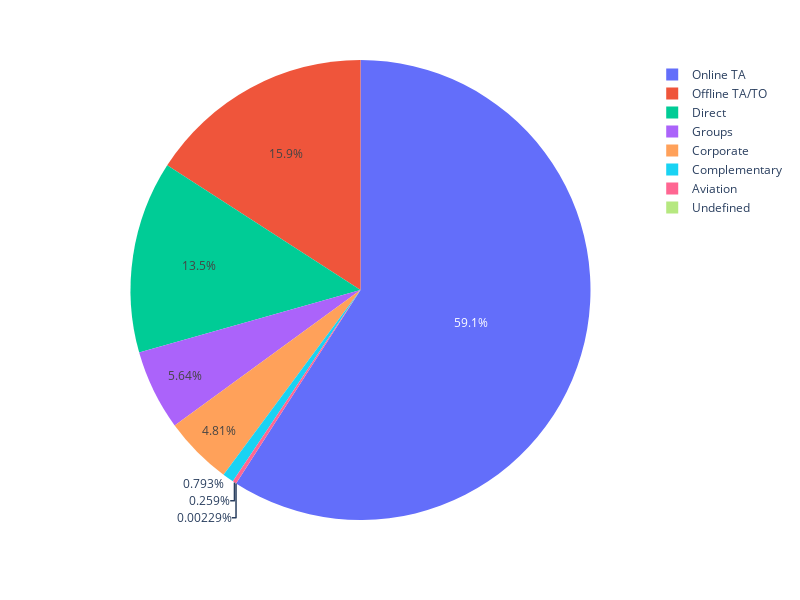

Write notebook code for a chart like this one.
### Code cell
fig.show()

### Figure 1 — Plotly figure (JSON) as saved in the notebook; plotly's stock layout.template omitted (floating-point values rounded to 4 significant figures)
{"data": [{"domain": {"x": [0, 1], "y": [0, 1]}, "hovertemplate": "label=%{label}<br>value=%{value}<extra></extra>", "labels": ["Online TA", "Offline TA/TO", "Direct", "Groups", "Corporate", "Complementary", "Aviation", "Undefined"], "legendgroup": "", "name": "", "showlegend": true, "type": "pie", "values": [51553, 13855, 11780, 4922, 4200, 692, 226, 2]}], "layout": {"height": 600, "legend": {"tracegroupgap": 0}, "margin": {"t": 60}, "width": 800}}
